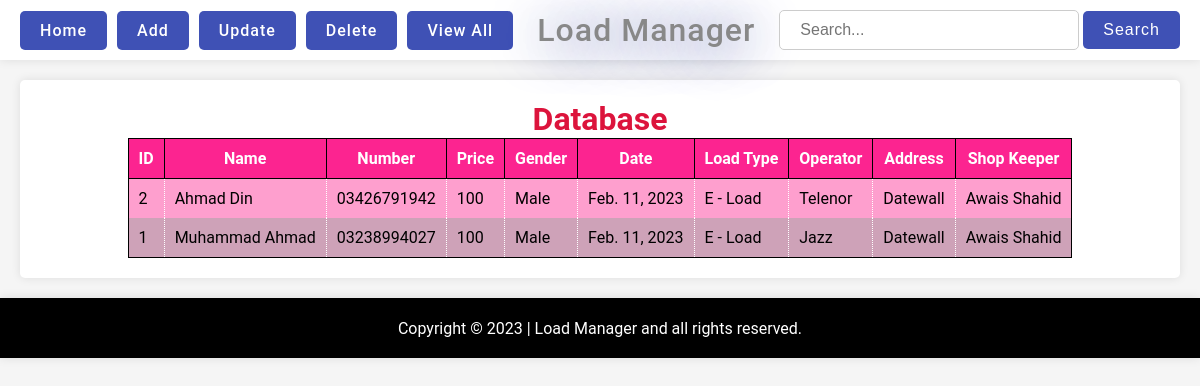
Screenshot of /views with the database file from the repository.
### Load_Menu/models.py (models this page shows, shortened)
class NavItem(models.Model):
    name = models.CharField(max_length=50)
    url = models.CharField(max_length=50)

class LoadMenu(models.Model):
    id = models.IntegerField(primary_key=True)
    name = models.CharField(max_length=50)
    number = models.CharField(max_length=11)
    price = models.SmallIntegerField()
    gender = models.CharField(max_length=20)
    date = models.DateField()
    load_type = models.CharField(max_length=20)
    operator = models.CharField(max_length=50)
    address = models.TextField(max_length=255)
    shop_keeper = models.CharField(max_length=50)

### Load_Menu/views.py (the view)
# urls.py: path('views' , views.view, name = "ViewPage"),
def view(request):
    NavItems = NavItem.objects.all()
    loadMenus = LoadMenu.objects.all()
    params = {"NavItems": NavItems, "loadMenus": loadMenus}
    return render(request, "view.html", params)

### Load_Menu/templates/view.html (shortened to what this page needs)
{% extends "layout.html" %}
{% load static %}
{% block style %}<link rel="stylesheet" href="{% static 'Load_Menu/styles/view.css' %}">{% endblock %}
{% block content %}
<h1 class="primary-heading">Database</h1>
<table class="table_r-v">
    <thead>
        <tr>
            <th>ID</th>
            <th>Name</th>
            <th>Number</th>
            <th>Price</th>
            <th>Gender</th>
            <th>Date</th>
            <th>Load Type</th>
            <th>Operator</th>
            <th>Address</th>
            <th>Shop Keeper</th>
        </tr>
    </thead>
    <tbody>
        {% for loadMenuItem in loadMenus reversed %}
        <tr>
            <td>{{loadMenuItem.id}}</td>
            <td>{{loadMenuItem.name}}</td>
            <td>{{loadMenuItem.number}}</td>
            <td>{{loadMenuItem.price}}</td>
            <td>{{loadMenuItem.gender}}</td>
            <td>{{loadMenuItem.date}}</td>
            <td>{{loadMenuItem.load_type}}</td>
            <td>{{loadMenuItem.operator}}</td>
            <td>{{loadMenuItem.address}}</td>
            <td>{{loadMenuItem.shop_keeper}}</td>
        </tr>
        {% empty %}
        <td colspan="10">Record Not Found!</td>
        {% endfor %}
    </tbody>
</table>
{% endblock %}

### Load_Menu/templates/layout.html (shortened to what this page needs)
<!DOCTYPE html>
<html lang="en">
<head>
    {% load static %}
    <link rel="stylesheet" href="{% static 'Load_Menu/styles/globalIn.css' %}">
    {% block style %}{% endblock %}
</head>
<body>
    <nav id="navigationBar">
        <div class="navBtns">
            {% for item in NavItems %}
            <a href="{{item.url}}" class="btnPrimary">{{item.name}}</a>
            {% empty %}
            <h1>Record Not Found!</h1>
            {% endfor %}
        </div>
        <div class="logo_title">
            <h1 class="logo_heading">Load Manager</h1>
        </div>
        <div class="searchBox">
            <form action="searchEngine" method="post">
                <input type="text" name="inputItem" placeholder="Search..." required>
                <button class="btnPrimary" type="submit">Search</button>
            </form>
        </div>
    </nav>
    <div class="mainContainer">
        {% block content %}
        {% endblock %}
    </div>
    <footer id="footerBar">
        <p>Copyright &copy; <span id="dateYear"></span> | Load Manager and all rights reserved.</p>
    </footer>
{% if messages %}
    {% load static %}
{% endif %}
</body>
</html>

### Load_Menu/static/Load_Menu/styles/globalIn.css (style rules this page uses)
* { margin: 0; padding: 0; box-sizing: border-box; }
body { font-family: 'Roboto', sans-serif; background-color: #f5f5f5; width: 100; height: 100vh; }
#navigationBar { display: flex; justify-content: space-between; align-items: center; background-color: #fff; padding: 0 20px; min-height: 60px; box-shadow: 0 0 10px rgba(0,0,0,0.1); }
.navBtns { display: flex; justify-content: space-between; align-items: center; gap: 10px; }
.btnPrimary { cursor: pointer; border: none; outline: none; background-color: #3f51b5; text-align: center; color: #fff; padding: 10px 20px; border-radius: 5px; font-size: 16px; font-weight: 500; transition: all 0.3s ease; text-decoration: none; letter-spacing: 1px; }
.logo_heading { font-size: 2rem; text-shadow: 1px 4px 50px #243186; font-weight: 500; color: #888; letter-spacing: 1px; }
.searchBox input[type="text"] { width: 300px; padding: 10px 20px; border: 1px solid #ccc; border-radius: 5px; font-size: 16px; font-weight: 500; outline: none; transition: all 0.3s ease; }
.mainContainer { display: flex; justify-content: center; background-color: #fff; border-radius: 5px; align-items: center; flex-direction: column; padding: 20px; margin: 20px; box-shadow: 0 0 10px rgba(0,0,0,0.1); }
#footerBar { width: 100%; display: flex; justify-content: center; align-items: center; background-color: #000; color: #fff; padding: 0 20px; min-height: 60px; box-shadow: 0 0 10px rgba(0,0,0,0.1); }
.primary-heading { color: crimson; text-align: center; font-weight: bold; size: 2rem; }

### Load_Menu/static/Load_Menu/styles/view.css (style rules this page uses)
.table_r-v { border: 1px solid #000; border-collapse: collapse; }
.table_r-v th { background: #fc007ec5; color: white; border-bottom: 1px solid #000; border-left: 1px solid #000; padding: 10px; }
.table_r-v td { border-left: 1px dotted #fff; padding: 10px; }
.table_r-v tr:nth-child(odd) { background: #fc007e60; }
.table_r-v tr:nth-child(even) { background: #7a003d5d; }

### rows the page displays
NavItem: name "Home"
NavItem: name "Add"
NavItem: name "Update"
NavItem: name "Delete"
NavItem: name "View All"
LoadMenu: id "2", name "Ahmad Din", number "03426791942", price "100", gender "Male", date "Feb. 11, 2023", load_type "E - Load", operator "Telenor", address "Datewall", shop_keeper "Awais Shahid"
LoadMenu: id "1", name "Muhammad Ahmad", number "03238994027", price "100", gender "Male", date "Feb. 11, 2023", load_type "E - Load", operator "Jazz", address "Datewall", shop_keeper "Awais Shahid"
